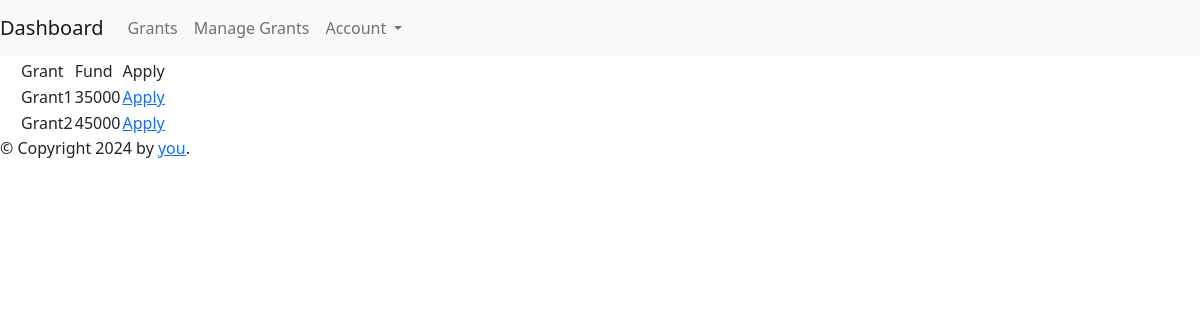
Screenshot of /grants-available with the database file from the repository.
### app.py (models this page shows, shortened)
class Grant(db.Model):
    id = db.Column(db.Integer, primary_key=True)
    user_id = db.Column(db.Integer, db.ForeignKey('user.id'))
    user = db.relationship('User', backref='usergrants')
    grant_title = db.Column(db.String(200), unique=True, nullable=False)
    grant_description = db.Column(db.String(200), nullable=False)
    grant_fund = db.Column(db.Integer, nullable=False, default=0)
    created_on = created_on = db.Column(db.DateTime, default=datetime.utcnow)

### app.py (the view)
@app.route("/grants-available")
def grant_available():
    grants = Grant.query.all()
    return render_template('grantee/grants-available.html',
        grants=grants)

### templates/grantee/grants-available.html
{% extends 'base/base.html' %}
{%block content%}
<table style="margin-left: 20px;">
        <th>
            <tr>
                <td>Grant</td>
                <td>Fund</td>
                <td>Apply</td>
            </tr>
        </th>
    {%for grant in grants%}
        <tr>
            <td>{{grant.grant_title}}</td>
            <td>{{grant.grant_fund}}</td>
            <td><a href="{{ url_for('apply_to_grant', grant_id=grant.id) }}">Apply</a></td>
        </tr>
    {%endfor%}
</table>
{%endblock%}

### rows the page displays
Grant: grant_title "Grant1", grant_fund "35000"
Grant: grant_title "Grant2", grant_fund "45000"
